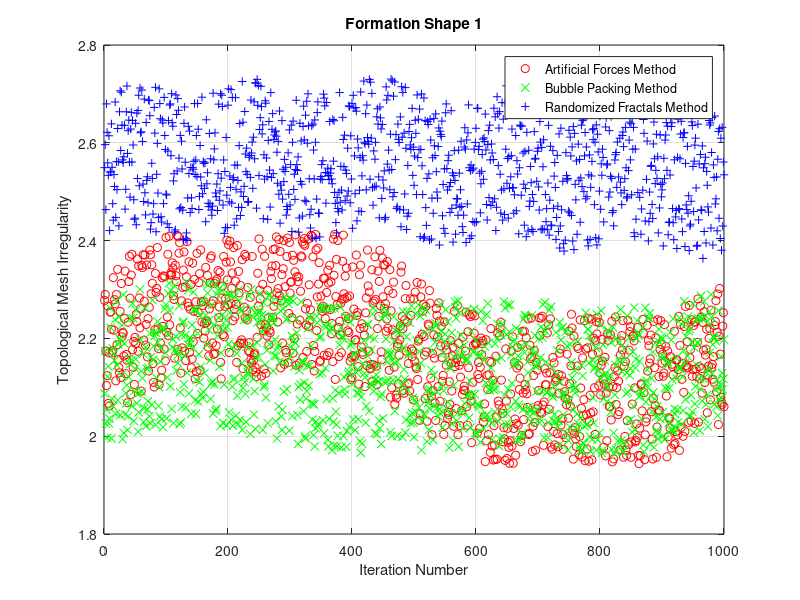
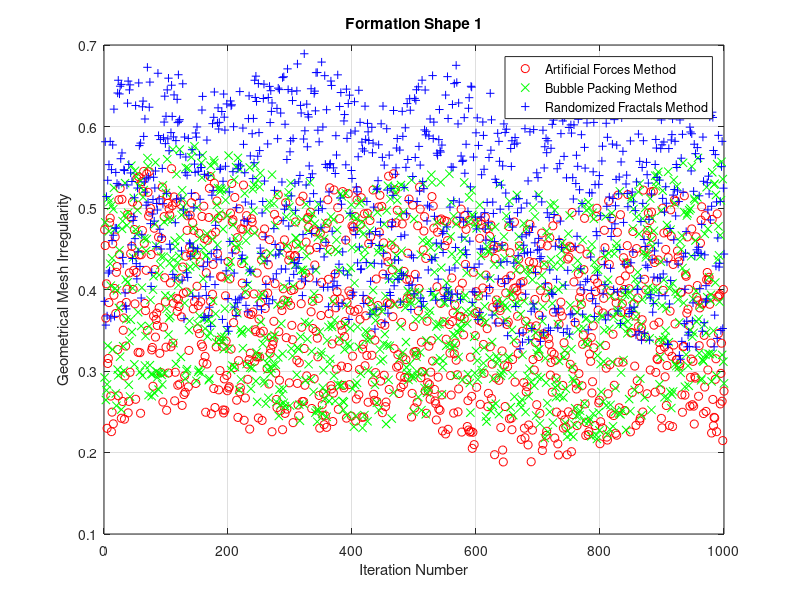
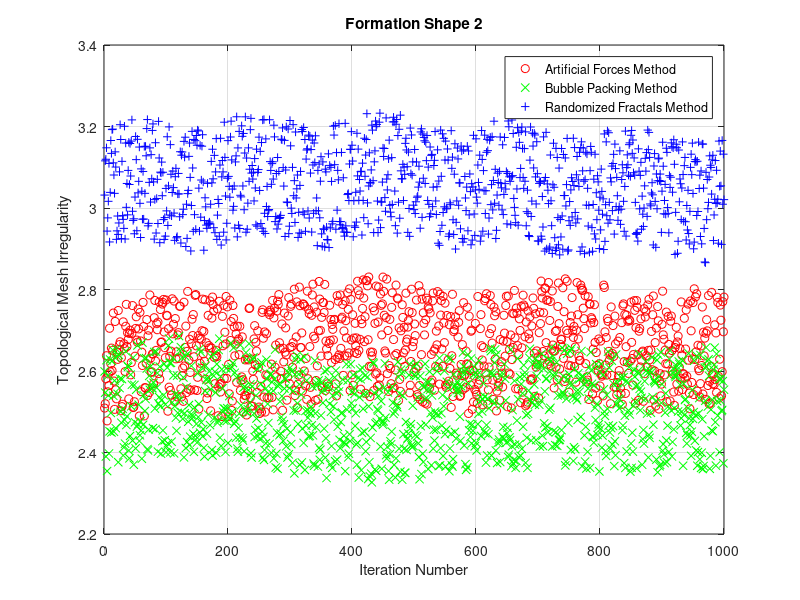
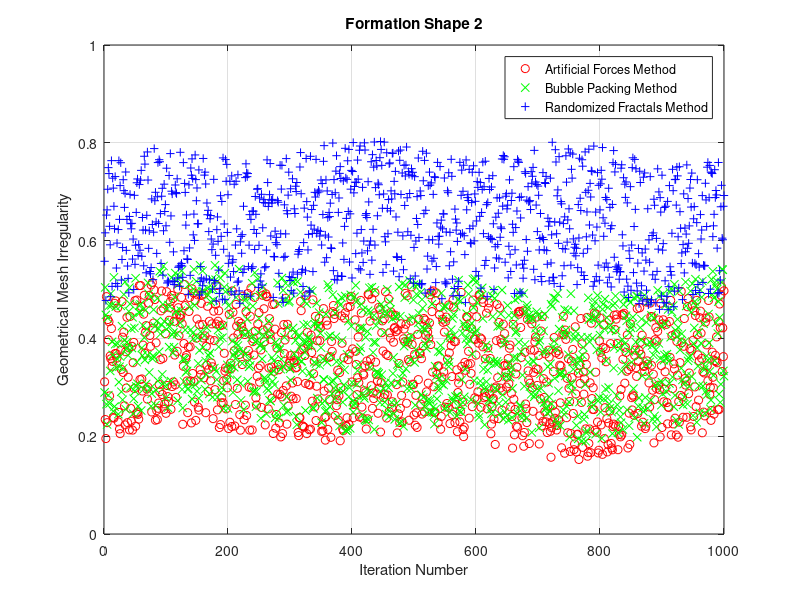

Write the MATLAB code that produced these figures, in order.
close all
clear all
clc
iteration_count = 1000;


artificial_forces_t_1  =2.03;
bubble_packing_t_1     =1.98;
randomized_fractals_t_1 = 2.4;

artificial_forces_t_2  =2.45;
bubble_packing_t_2     =2.35;
randomized_fractals_t_2 = 2.9;


artificial_forces_g_1  =0.22;
bubble_packing_g_1     =0.24;
randomized_fractals_g_1 = 0.35;

artificial_forces_g_2  =0.19;
bubble_packing_g_2     =0.22;
randomized_fractals_g_2 = 0.47;

noise_amplitude = 0.3;
a_t1 = noise_amplitude * rand(iteration_count,1);
b_t1 = noise_amplitude * rand(iteration_count,1);
r_t1 = noise_amplitude * rand(iteration_count,1);
a_t2 = noise_amplitude * rand(iteration_count,1);
b_t2 = noise_amplitude * rand(iteration_count,1);
r_t2 = noise_amplitude * rand(iteration_count,1);

a_g1 = noise_amplitude * rand(iteration_count,1);
b_g1 = noise_amplitude * rand(iteration_count,1);
r_g1 = noise_amplitude * rand(iteration_count,1);
a_g2 = noise_amplitude * rand(iteration_count,1);
b_g2 = noise_amplitude * rand(iteration_count,1);
r_g2 = noise_amplitude * rand(iteration_count,1);

f1 = 0.3;
f2 = 0.2;
f3 = 0.5;
fy = 1 / 10;
fr = 0.1;
amplitude = 0.02;

sampling = 100;
i = 1/sampling : 1/sampling : iteration_count/sampling;

%shape 1 
a_f_t = amplitude * sin(2*pi*f1*i) + amplitude * sin(2*pi*fr*i) + amplitude*4 * sin(2*pi*fy*i);
b_f_t = amplitude * sin(2*pi*f2*i) + amplitude * sin(2*pi*(fr+0.02)*i);
r_f_t = amplitude * sin(2*pi*f3*i) + amplitude * sin(2*pi*(fr-0.02)*i);


AT1 = artificial_forces_t_1   * ones(iteration_count,1) + a_t1 + a_f_t';
BT1 = bubble_packing_t_1      * ones(iteration_count,1) + b_t1 + b_f_t';
RT1 = randomized_fractals_t_1 * ones(iteration_count,1) + r_t1 + r_f_t';
figure
plot(AT1,'ro')
hold on
grid on
plot(BT1,'gx')
plot(RT1, 'b+')
legend('Artificial Forces Method','Bubble Packing Method','Randomized Fractals Method')
xlabel('Iteration Number')
ylabel('Topological Mesh Irregularity')
title('Formation Shape 1')

a_f_g = amplitude * sin(2*pi*(f1-0.04)*i) + amplitude * sin(2*pi*fr*i);
b_f_g = amplitude * sin(2*pi*(f2+0.02)*i) + amplitude * sin(2*pi*(fr+0.02)*i);
r_f_g = amplitude * sin(2*pi*(f3-0.1)*i) + amplitude * sin(2*pi*(fr-0.02)*i);


AG1 = artificial_forces_g_1   * ones(iteration_count,1) + a_g1 + a_f_g';
BG1 = bubble_packing_g_1      * ones(iteration_count,1) + b_g1 + b_f_g';
RG1 = randomized_fractals_g_1 * ones(iteration_count,1) + r_g1 + r_f_g';
figure
plot(AG1,'ro')
hold on
grid on
plot(BG1,'gx')
plot(RG1, 'b+')
legend('Artificial Forces Method','Bubble Packing Method','Randomized Fractals Method')
xlabel('Iteration Number')
ylabel('Geometrical Mesh Irregularity')
title('Formation Shape 1')
%shape 1

%shape 2 
a_f_t = amplitude * sin(2*pi*f1*i) + amplitude * sin(2*pi*fr*i) + amplitude*4 * sin(2*pi*fy*0.3*i);
b_f_t = amplitude * sin(2*pi*f2*i) + amplitude * sin(2*pi*(fr+0.04)*i);
r_f_t = amplitude * sin(2*pi*f3*i) + amplitude * sin(2*pi*(fr-0.03)*i);

AT2 = artificial_forces_t_2   * ones(iteration_count,1) + a_t2 + a_f_t';
BT2 = bubble_packing_t_2      * ones(iteration_count,1) + b_t2 + b_f_t';
RT2 = randomized_fractals_t_2 * ones(iteration_count,1) + r_t2 + r_f_t';
figure
plot(AT2,'ro')
hold on
grid on
plot(BT2,'gx')
plot(RT2, 'b+')
legend('Artificial Forces Method','Bubble Packing Method','Randomized Fractals Method')
xlabel('Iteration Number')
ylabel('Topological Mesh Irregularity')
title('Formation Shape 2')

a_f_g = amplitude * sin(2*pi*(f1-0.07)*i) + amplitude * sin(2*pi*fr*i);
b_f_g = amplitude * sin(2*pi*(f2+0.01)*i) + amplitude * sin(2*pi*(fr+0.01)*i);
r_f_g = amplitude * sin(2*pi*(f3-0.2)*i) + amplitude * sin(2*pi*(fr-0.05)*i);


AG2 = artificial_forces_g_2   * ones(iteration_count,1) + a_g2 + a_f_g';
BG2 = bubble_packing_g_2      * ones(iteration_count,1) + b_g2 + b_f_g';
RG2 = randomized_fractals_g_2 * ones(iteration_count,1) + r_g2 + r_f_g';
figure
plot(AG2,'ro')
hold on
grid on
plot(BG2,'gx')
plot(RG2, 'b+')
legend('Artificial Forces Method','Bubble Packing Method','Randomized Fractals Method')
xlabel('Iteration Number')
ylabel('Geometrical Mesh Irregularity')
title('Formation Shape 2')
%shape 2

